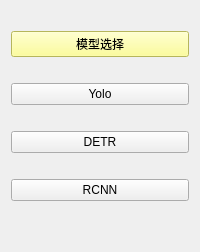
         <widget class="QWidget" name="targetDetectionMenuPage">
          <layout class="QVBoxLayout" name="verticalLayout_20">
           <item>
            <layout class="QVBoxLayout" name="verticalLayout_19">
             <item>
              <spacer name="horizontalSpacer_18">
               <property name="orientation">
                <enum>Qt::Horizontal</enum>
               </property>
               <property name="sizeHint" stdset="0">
                <size>
                 <width>40</width>
                 <height>20</height>
                </size>
               </property>
              </spacer>
             </item>
             <item>
              <widget class="QPushButton" name="pushButton_9">
               <property name="sizePolicy">
                <sizepolicy hsizetype="Minimum" vsizetype="Fixed">
                 <horstretch>0</horstretch>
                 <verstretch>0</verstretch>
                </sizepolicy>
               </property>
               <property name="layoutDirection">
                <enum>Qt::LeftToRight</enum>
               </property>
               <property name="styleSheet">
                <string notr="true">background: rgb(255, 255, 127)</string>
               </property>
               <property name="text">
                <string>模型选择</string>
               </property>
               <property name="autoRepeat">
                <bool>false</bool>
               </property>
               <property name="autoExclusive">
                <bool>false</bool>
               </property>
               <property name="autoRepeatDelay">
                <number>300</number>
               </property>
              </widget>
             </item>
             <item>
              <spacer name="horizontalSpacer_19">
               <property name="orientation">
                <enum>Qt::Horizontal</enum>
               </property>
               <property name="sizeHint" stdset="0">
                <size>
                 <width>40</width>
                 <height>20</height>
                </size>
               </property>
              </spacer>
             </item>
             <item>
              <widget class="QPushButton" name="YoloModelBtn">
               <property name="sizePolicy">
                <sizepolicy hsizetype="Minimum" vsizetype="Fixed">
                 <horstretch>0</horstretch>
                 <verstretch>0</verstretch>
                </sizepolicy>
               </property>
               <property name="layoutDirection">
                <enum>Qt::LeftToRight</enum>
               </property>
               <property name="text">
                <string>Yolo</string>
               </property>
               <property name="autoRepeat">
                <bool>false</bool>
               </property>
               <property name="autoExclusive">
                <bool>false</bool>
               </property>
               <property name="autoRepeatDelay">
                <number>300</number>
               </property>
              </widget>
             </item>
             <item>
              <spacer name="horizontalSpacer_20">
               <property name="orientation">
                <enum>Qt::Horizontal</enum>
               </property>
               <property name="sizeHint" stdset="0">
                <size>
                 <width>40</width>
                 <height>20</height>
                </size>
               </property>
              </spacer>
             </item>
             <item>
              <widget class="QPushButton" name="DETRModelBtn">
               <property name="sizePolicy">
                <sizepolicy hsizetype="Minimum" vsizetype="Fixed">
                 <horstretch>0</horstretch>
                 <verstretch>0</verstretch>
                </sizepolicy>
               </property>
               <property name="layoutDirection">
                <enum>Qt::LeftToRight</enum>
               </property>
               <property name="text">
                <string>DETR</string>
               </property>
               <property name="autoRepeat">
                <bool>false</bool>
               </property>
               <property name="autoExclusive">
                <bool>false</bool>
               </property>
               <property name="autoRepeatDelay">
                <number>300</number>
               </property>
              </widget>
             </item>
             <item>
              <spacer name="horizontalSpacer_21">
               <property name="orientation">
                <enum>Qt::Horizontal</enum>
               </property>
               <property name="sizeHint" stdset="0">
                <size>
                 <width>40</width>
                 <height>20</height>
                </size>
               </property>
              </spacer>
             </item>
             <item>
              <widget class="QPushButton" name="RCNNModelBtn">
               <property name="sizePolicy">
                <sizepolicy hsizetype="Minimum" vsizetype="Fixed">
                 <horstretch>0</horstretch>
                 <verstretch>0</verstretch>
                </sizepolicy>
               </property>
               <property name="layoutDirection">
                <enum>Qt::LeftToRight</enum>
               </property>
               <property name="text">
                <string>RCNN</string>
               </property>
               <property name="autoRepeat">
                <bool>false</bool>
               </property>
               <property name="autoExclusive">
                <bool>false</bool>
               </property>
               <property name="autoRepeatDelay">
                <number>300</number>
               </property>
              </widget>
             </item>
             <item>
              <spacer name="verticalSpacer_7">
               <property name="orientation">
                <enum>Qt::Vertical</enum>
               </property>
               <property name="sizeHint" stdset="0">
                <size>
                 <width>20</width>
                 <height>40</height>
                </size>
               </property>
              </spacer>
             </item>
            </layout>
           </item>
          </layout>
         </widget>
